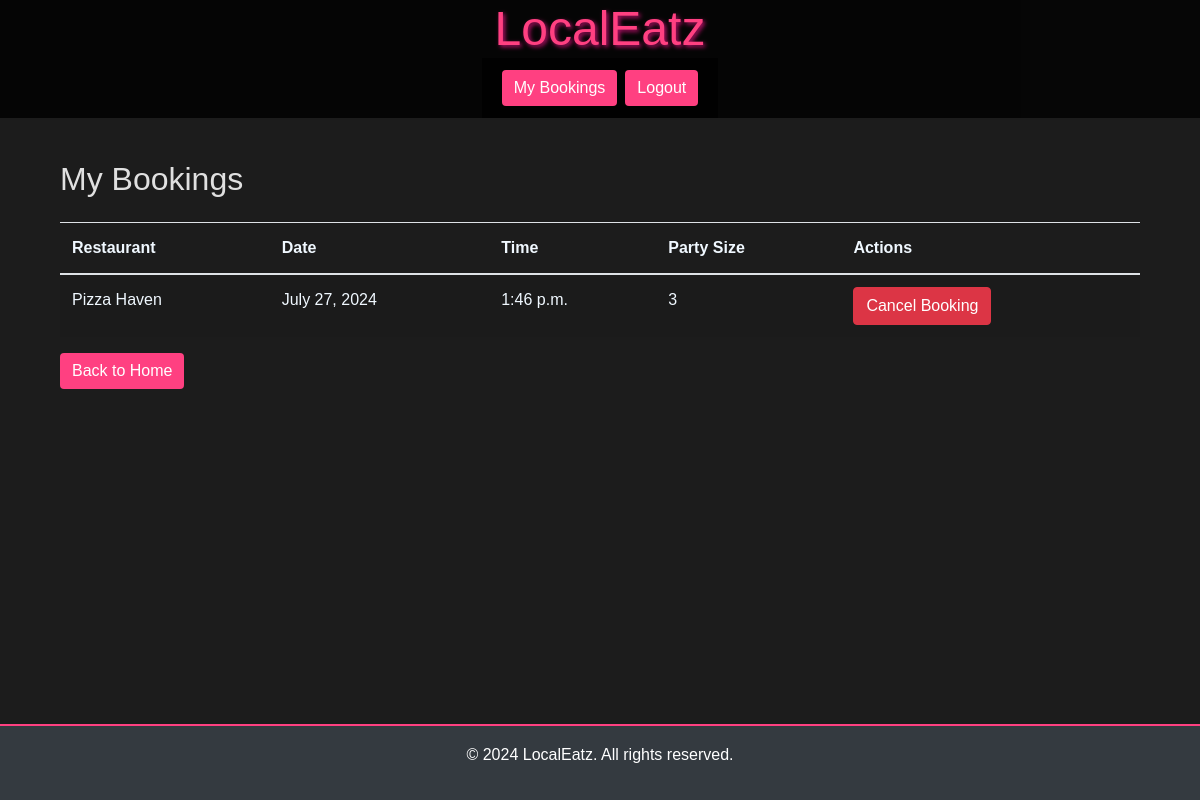
The page /my-bookings/ (signed in) on the database as committed earlier.
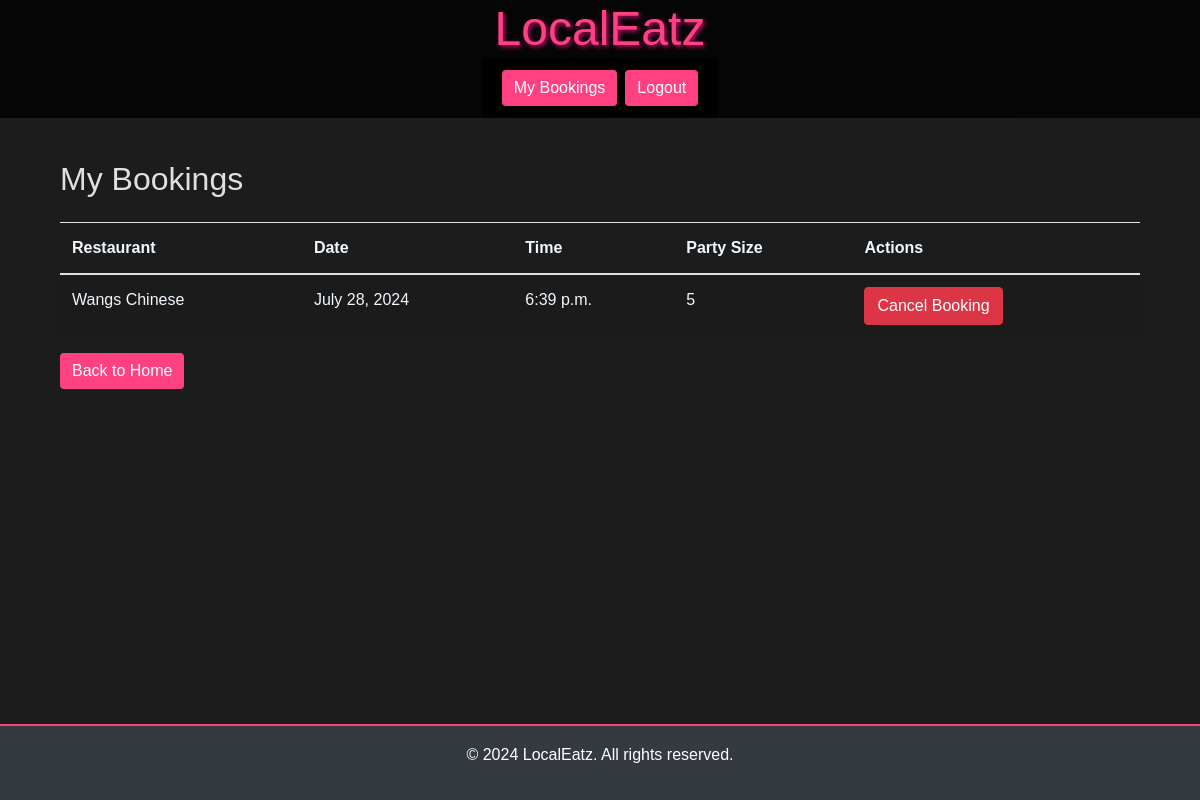
The same page on the database as committed later.
### restaurants/models.py (models this page shows, shortened)
class Booking(models.Model):
    user = models.ForeignKey(User, on_delete=models.SET_NULL, null=True)
    restaurant = models.ForeignKey(Restaurant, on_delete=models.CASCADE)
    name = models.CharField(max_length=100)
    date = models.DateField()
    time = models.TimeField()
    party_size = models.PositiveIntegerField()

class Restaurant(models.Model):
    name = models.CharField(max_length=255)
    address = models.CharField(max_length=255)
    description = models.TextField(blank=True)
    image = models.ImageField(upload_to='restaurant_images/', blank=True, null=True)
    max_tables = models.IntegerField(default=3)

### restaurants/views.py (the view)
# urls.py: path('my-bookings/', views.my_bookings, name='my_bookings'),
def my_bookings(request):
    user = request.user
    bookings = Booking.objects.filter(user=user)  # Filter by user
    return render(request, 'users/my_bookings.html', {'bookings': bookings})

### restaurants/templates/users/my_bookings.html (shortened to what this page needs)
{% extends 'base.html' %}
{% block content %}
    <div class="container mt-5">
        <h2 class="mb-4">My Bookings</h2>
        {% if bookings %}
        <table class="table table-striped">
            <thead>
                <tr style="color: aliceblue;">
                    <th>Restaurant</th>
                    <th>Date</th>
                    <th>Time</th>
                    <th>Party Size</th>
                    <th>Actions</th>
                </tr>
            </thead>
            <tbody>
                {% for booking in bookings %}
                <tr style="color: aliceblue;">
                    <td>{{ booking.restaurant.name }}</td>
                    <td>{{ booking.date }}</td>
                    <td>{{ booking.time }}</td>
                    <td>{{ booking.party_size }}</td>
                    <td>
                        <button data-booking-id="{{ booking.id }}" class="btn btn-danger cancel-btn">Cancel
                            Booking</button>
                    </td>
                </tr>
                {% endfor %}
            </tbody>
        </table>
        {% else %}
        <p>You have no bookings yet.</p>
        {% endif %}
        <a href="{% url 'home' %}" class="btn btn-custom">Back to Home</a>
    </div>
{% endblock %}

Rows that differ between the two databases and show on the page:
removed Booking: restaurant.name "Pizza Haven", date "July 27, 2024", time "1:46 p.m.", party_size "3"
added Booking: restaurant.name "Wangs Chinese", date "July 28, 2024", time "6:39 p.m.", party_size "5"
